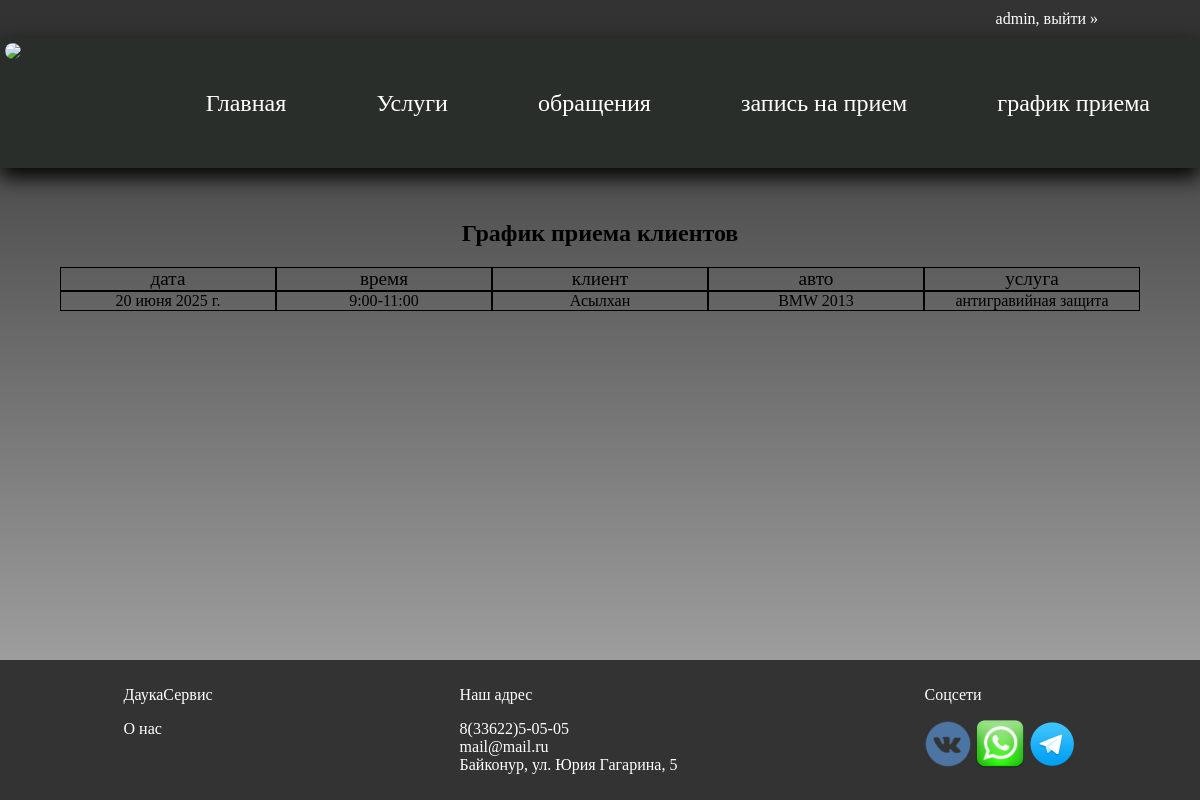
The page /service_records/ (signed in) on the database its author committed.
### userManager/models.py (models this page shows, shortened)
class CustomUser(AbstractUser):
    inn = models.PositiveIntegerField('ИНН', blank=True, null=True, unique=True)
    email = models.EmailField(unique=True)

class ScheduleRecord(models.Model):
    user = models.ForeignKey(CustomUser, verbose_name='Мастер', on_delete=models.CASCADE, related_name='records')
    client = models.ForeignKey('CustomUser', verbose_name='Клиент', on_delete=models.CASCADE, related_name='client_records')
    date = models.DateField()
    start_time = models.TimeField()
    end_time = models.TimeField()
    service = models.ForeignKey('autoService.Service', verbose_name='Услуга', on_delete=models.CASCADE, related_name='services_record')
    auto = models.ForeignKey('autoService.Auto', verbose_name='авто', on_delete=models.CASCADE)
    class Meta:
        verbose_name = 'запись'
        verbose_name_plural = 'записи'
        ordering = ['date','start_time']

### autoService/models.py (models this page shows)
class Auto(models.Model):
    mark = models.ForeignKey(Mark, verbose_name='марка авто', on_delete=models.CASCADE, related_name='marks')
    model = models.ForeignKey(ModelAuto, verbose_name='модель авто', on_delete=models.CASCADE, related_name='autos')
    year = models.PositiveIntegerField(verbose_name='Год выпуска')
    color = models.CharField(max_length=50, verbose_name='Цвет')
    vin = models.CharField(max_length=17, unique=True, verbose_name='VIN номер')
    auto_number = models.CharField(max_length=50, verbose_name='№ автомобиля', unique=True)
    user = models.ForeignKey(CustomUser, verbose_name='владелец', on_delete=models.CASCADE, related_name='autos',
                             null=True,
                             blank=True)
    class Meta:
        verbose_name = 'Автомобиль'
        verbose_name_plural = 'Автомобили'
    def __str__(self):
        return f"{self.mark} {self.year}"

class Mark(models.Model):
    title = models.CharField('название марки')
    def __str__(self):
        return self.title
    class Meta:
        verbose_name = 'марка'
        verbose_name_plural = 'марки'

class Service(models.Model):
    title = models.CharField('название услуги', max_length=100)
    description = models.TextField('описание')
    group = models.ForeignKey(GroupService, verbose_name='группа', on_delete=models.CASCADE)
    user = models.ManyToManyField(CustomUser, verbose_name='Мастера', related_name='services')
    class Meta:
        verbose_name = 'Услуга'
        verbose_name_plural = 'Услуги'
    def __str__(self):
        return self.title.lower()

### autoService/views.py (the view)
# urls.py: path('service_records/', service_records, name='service_records'),
@login_required
def service_records(request):
    today = datetime.now().date()
    user = request.user
    if 'Менеджер' in user.groups.all().values_list('name',flat=True):
        record_list = ScheduleRecord.objects.filter(date=today)
    else:
        record_list = ScheduleRecord.objects.filter(user=user, date__gte=today)
    context = {
        'record_list': record_list,
    }
    return render(request, 'service_records.html', context)

### userManager/views.py (called while the page is built)
def auth_form_processor(request):
    creating_form = UserForm()
    auth_form = AuthenticationForm()
    creating_form_legal = LegalEntity()
    return {
        'creating_form': creating_form,
        'auth_form': auth_form,
        'creating_form_legal': creating_form_legal,
        'roles':list(request.user.groups.all().values_list('name', flat=True)) if request.user.is_authenticated else []
    }

### templates/service_records.html (shortened to what this page needs)
{% extends 'base.html' %}
{% block content %}
<h2>График приема клиентов</h2>
<div class="d-flex row" style="font-size: larger;">
    <div>дата</div>
    <div>время</div>
    <div>клиент</div>
    <div>авто</div>
    <div>услуга</div>
</div>
{% for record in record_list %}
    <div class="d-flex">
        <div>{{record.date}}</div>
        <div>{{record.start_time}}-{{record.end_time}}</div>
        <div>{{record.client}}</div>
        <div>{{record.auto}}</div>
        <div>{{record.service}}</div>
    </div>
{% endfor %}
{% endblock %}

### templates/base.html (shortened to what this page needs)
{% load static %}
<!DOCTYPE html>
<html lang="ru">
<head>
    <link rel="stylesheet" href="{% static 'style.css' %}">
</head>
<body>
<div class="container">
    <div class="head">
        <div class="log_auth">
            <div>
                {% if user.is_authenticated %}
                <a href="{% url 'user_logout' %}">{{request.user}}, выйти</a>
                <label for="menu_checkbox" style="color:white; text-align:start;">»</label>
                {% else %}
                <button onclick="ShowElement('auth_form')">войти</button>
                |
                <button onclick="ShowElement('reg_form')">регистрация физ лиц</button>
                |
                <button onclick="ShowElement('reg_form_legal')">регистрация Юр лиц</button>
                {% endif %}
            </div>
        </div>
        <header class="header">
            <div class="header__logo">
                <img class="logo" src="https://svgsilh.com/svg/1296837.svg">
            </div>
            <div class="header__links">
                <ul>
                    <li><a href="{% url 'main' %}">Главная</a></li>
                    <li><a href="{% url 'service' %}">Услуги</a></li>
                    {% if "Менеджер" in roles or "Мастер" in roles or request.user.is_superuser %}
                    <li><a href="{% url 'voice_register' %}">обращения</a></li>
                    <li><a href="{% url 'calendar_events' %}">запись на прием</a></li>
                    <li><a href="{% url 'service_records' %}">график приема</a></li>
                    {% endif %}
                </ul>
            </div>
        </header>
    </div>
    <div class="content">
        {% block content %}{% endblock %}
    </div>
    <footer class="footer">
        <div class="footer__card">
            <p>ДаукаСервис</p>
            <a href="#">О нас</a>
        </div>
        <div class="footer__card">
            <p>Наш адрес</p>
            <a class="contact" href="tel:83362250505">8(33622)5-05-05</a>
            <a class="contact" href="mail:mail@mail.ru">mail@mail.ru</a>
            <a class="contact" target="_blank" href="https://yandex.ru/maps/?text=Байконур, ул. Юрия Гагарина, 5">Байконур,
                ул. Юрия
                Гагарина, 5</a>
        </div>
        <div class="footer__card">
            <p>Соцсети</p>
            <a href="#"><img src="{% static 'images/ico/vk_ico.png' %}" width="48"></a>
            <a href="#"><img src="{% static 'images/ico/wa_ico.png' %}" width="48"></a>
            <a href="#"><img src="{% static 'images/ico/tg_ico.png' %}" width="48"></a>
        </div>
    </footer>
</div>
</body>
</html>

### static/style.css (style rules this page uses)
body { margin: 0; font-family: "Finder"; height: 100%; background: rgba(0, 0, 0, 0.15); position:relative; background: linear-gradient(to bottom, rgba(0, 0, 0, 0.8), rgba(67, 67, 67, 0.4)); }
.head { position: fixed; right: 0; left: 0; z-index: 1000; }
.container { display: flex; flex-direction: column; min-height: 100vh; }
a { text-decoration: none; color: white; }
.content { flex: 1; max-width: 1440px; max-height: 900px; overflow-y: auto; width:90%; margin: auto; margin-top: 200px; margin-bottom: 150px; }
.header { position: sticky; height: 120px; background: #292e2b; display: flex; padding: 5px; box-shadow: 0px 9px 20px 0px black; }
.header__links { width:100%; align-content: center; }
.header__links ul { display: flex; justify-content: space-around; }
.header__links li { display:inline-block; padding: 10px; }
.header__links a { font-size:24px; }
.header__logo, .logo { width: 128px; border-radius: 50%; }
.footer { width:100%; height:120px; background-color: #333; color: white; text-align: center; padding: 10px 0; display:flex; justify-content:space-around; bottom: 0; position:fixed; }
.footer__card { justify-items: start; }
.contact { display:block; }
.log_auth { text-align: end; padding: 10px; background-color: #333; }
form label,label { display:inline-block; width:100px; }
h1,h2,h3 { text-align: center; }
.d-flex { display:flex; }

### templates/service_records.html (style rules this page uses)
div.d-flex > div { flex: 1; border: solid 1px; text-align:center; }

### rows shown on the page
CustomUser: user "admin"
ScheduleRecord: date "20 июня 2025 г.", start_time "9:00", end_time "11:00", client "Асылхан", auto "BMW 2013", service "антигравийная защита"
